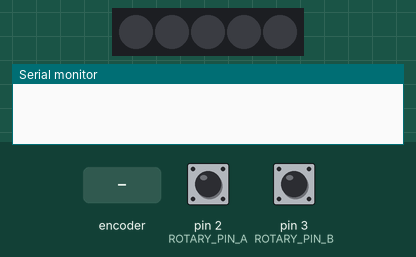
Recording of a sketch running on a simulated Arduino Uno, built with avr-gcc and run on an emulated ATmega328P. On the bench: 5 RGB LEDs in strip order, left to right, the last lines printed to the serial monitor. Inputs (shaded band) come from the test bench; at power-on: pin 2 (ROTARY_PIN_A) HIGH, pin 3 (ROTARY_PIN_B) HIGH.

Above: at 1.2 s.
1.3 s: rotary encoder on pin 2 (ROTARY_PIN_A) / pin 3 (ROTARY_PIN_B) turned 3 steps (first pin leading)
At 2.3 s:
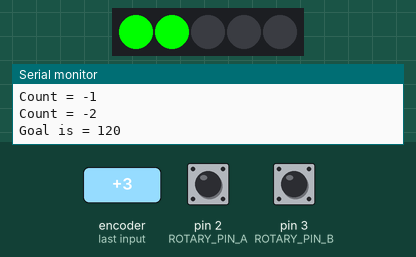
3.4 s: rotary encoder on pin 2 (ROTARY_PIN_A) / pin 3 (ROTARY_PIN_B) turned 3 steps (first pin leading)
At 5.1 s:
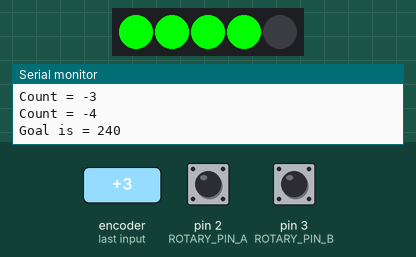
5.5 s: rotary encoder on pin 2 (ROTARY_PIN_A) / pin 3 (ROTARY_PIN_B) turned 3 steps (first pin leading)
At 7.1 s:
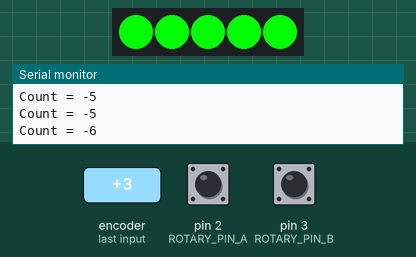
Timing chart, 0 to 8.6 s (numbered marks = the images above; inputs shaded):
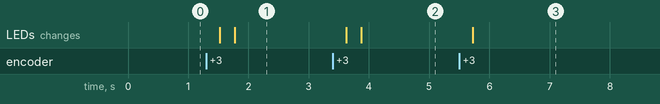

The sketch:

ticktock2_prototype.ino
```cpp
#include <FastLED.h>
#define NUM_LEDS 5
#define LED_PIN 6
#define ROTARY_PIN_A 2
#define ROTARY_PIN_B 3

unsigned long start,current, paused, goal;
const int INTERVAL = 3;

volatile boolean fired = false;
volatile long rotaryCount = 0;
volatile long oldRotaryCount = 0;
int tmpIntervalPos = 0;
int tmpIntervalNeg = 0;
int stepCount = 0;

CRGB leds[NUM_LEDS];

void countUp() {
  tmpIntervalNeg = 0;
  tmpIntervalPos++;

  if (tmpIntervalPos == INTERVAL) {
    rotaryCount++;
    tmpIntervalPos = 0;
  }
}

void countDown() {
  tmpIntervalPos = 0;
  tmpIntervalNeg++;

  if (tmpIntervalNeg == INTERVAL) {
    rotaryCount--;
    tmpIntervalNeg = 0;
  }
}

// Interrupt Service Routine by Nick Gammon
void isr() {
  static boolean ready;
  static byte pinA, pinB;

  // wait for main program to process it
  if (fired)
    return;

  byte newPinA = digitalRead(ROTARY_PIN_A);
  byte newPinB = digitalRead(ROTARY_PIN_B);

  // Forward is: LH/HH or HL/LL
  // Reverse is: HL/HH or LH/LL

  // so we only record a turn on both the same (HH or LL)
  if (newPinA == newPinB) {
    if (ready) {

      if (newPinA == HIGH) {  // must be HH now
        if (pinA == LOW) {
          countUp();
        } else {
          countDown();
        }
      } else { // must be LL now
        if (pinA == LOW) {
          countDown();
        } else {
          countUp();
        }
      }

      fired = true;
      start= millis();
      ready = false;
    }  // end of being ready

    // end of completed click
  } else {
    ready = true;
  }

  pinA = newPinA;
  pinB = newPinB;
}

void reset() {
  for (int i = 0; i < NUM_LEDS; i++) {
    leds[i].setRGB(0, 0, 0);
    FastLED.show();
  }

  // activate pull-up resistors
  digitalWrite(ROTARY_PIN_A, HIGH);
  digitalWrite(ROTARY_PIN_B, HIGH);

  attachInterrupt(0, isr, CHANGE);   // ROTARY_PIN_A
  attachInterrupt(1, isr, CHANGE);   // ROTARY_PIN_B
}

void stepDown() {
  leds[stepCount].setRGB(0, 0, 0);
  FastLED.show();

  if (stepCount > 0) {
    stepCount--;
    goal = stepCount * 60;
    Serial.print ("Goal is = ");
    Serial.println (goal);
  }
}


void stepUp() {

  leds[stepCount].setRGB(0, 255, 0);
  FastLED.show();

  if (stepCount < (NUM_LEDS - 1)) {
    stepCount++;
    goal = stepCount * 60;
    Serial.print ("Goal is = ");
    Serial.println (goal);
  }

}

void setup()  {
  Serial.begin (115200);

  FastLED.addLeds<NEOPIXEL, LED_PIN>(leds, NUM_LEDS);
  reset();
}

void loop()  {

  if (fired)
  {
    Serial.print ("Count = ");
    Serial.println (rotaryCount);
    fired = false;

    if (oldRotaryCount < rotaryCount) {
      // clockwise
       start=millis()/1000;
      if (stepCount >= 0) {
        stepDown();
      }

    } else if (oldRotaryCount > rotaryCount) {
      // counter-clockwise
      start=millis()/1000;
      if (stepCount < NUM_LEDS) {
        stepUp();
      }
    }

    oldRotaryCount = rotaryCount;
  }

//  for (int i = 1; i <= goal / 60; i++) {
//    current = millis() / 1000;
//    if (current-start > i * 60) {
//      Serial.print ("Time passed the step = ");
//      Serial.println (i);
//      stepDown();
//
//    }
//
//  }

}
```

Measured:
- after the input at 1.3 s, the LEDs: first change after 0.23 s (image 1 shows a later state)
- after the input at 3.4 s, the LEDs: first change after 0.23 s (image 2 shows a later state)
- after the input at 5.5 s, the LEDs: change after 0.23 s (image 3)
